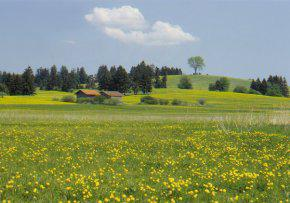
#> input picture Project_unsorted/Project/samples/image1.jpg, 290 x 203 px
$ python test.py
#> lines starting #> are read from the running program, lines starting #| are printed output that depends on the picture; after the words box and inside, x2 and y2 are one past the last pixel; in counts of white or black regions, pixels touching at a corner belong together
import cv2
import numpy as np
import sys
from matplotlib import pyplot as plt

filename = "./samples/image1.jpg"
image = cv2.imread(filename)
#> image is the input picture: shape (203, 290, 3); mean B, G, R 103.5, 146.1, 135.3
image_hsv = cv2.cvtColor(image,cv2.COLOR_BGR2LUV)
#> image_hsv: shape (203, 290, 3); mean of channels 0, 1, 2 149.3, 93.3, 157.4

cv2.imshow('img',image);
dst = image;
    #decl (input,sp,sr,out,max_level)s
    #sp - spatial window radius , sr = color window radius
cv2.pyrMeanShiftFiltering(image,30,20,dst,3)
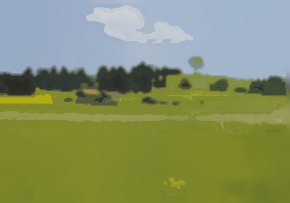
#> image: shape (203, 290, 3); mean B, G, R 102.1, 145.4, 134.5
cv2.imshow('img2',dst);
cv2.imwrite('im1.jpg',dst);

med = cv2.medianBlur(dst,5);
img_hsv = cv2.cvtColor(dst,cv2.COLOR_BGR2HSV)
#> img_hsv: shape (203, 290, 3); mean H, S, V 60.8, 114.6, 152.8
cv2.imshow('img3',img_hsv)
cv2.imwrite('im2.jpg',img_hsv);

k = cv2.waitKey(0);
#> (key Esc is pressed here)
if(k==27):
    cv2.destroyAllWindows()

color = ('b','g','r')
for i,col in enumerate(color):
    histr = cv2.calcHist([img_hsv],[i],None,[256],[0,256])
    plt.plot(histr,color = col)
    plt.xlim([0,256])
plt.show()
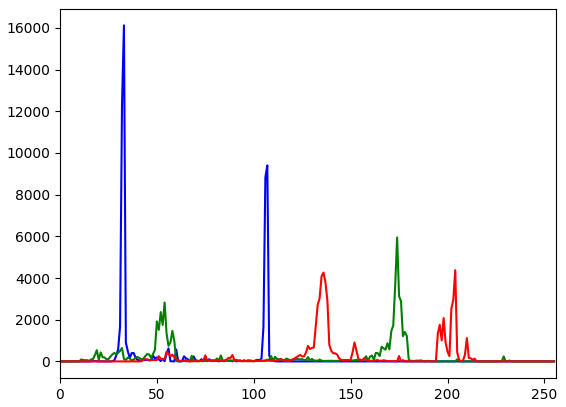
#> figure drawn by matplotlib, 1 panel; curve peaks at x = 33, y = 16117; curve peaks at x = 174, y = 5947; curve peaks at x = 204, y = 4377

# [8 lines of commented-out code are left out]

height,width,channel = dst.shape;
#> height = 203; width = 290; channel = 3
temp = [['a' for x in range(width)] for y in range(height)]
count = 0;
for i in range(0,height):
    for j in range(0,width):
        # if(img_hsv[i][j][2]>150 and (abs(int(med[i][j][0])-int(med[i][j][1]))<=30) and (abs(int(med[i][j][1])-int(med[i][j][2]))<=30)):
        #     temp[i][j]='s';
        if(img_hsv[i][j][2]>160 and (med[i][j][0]>=160 and med[i][j][0]<=255) and (med[i][j][1]>=70 and med[i][j][1]<=255) and (med[i][j][2]>=0) and(med[i][j][0]+15>=med[i][j][1] and med[i][j][0]+15>=med[i][j][2])):
            temp[i][j] = 's'
        elif(img_hsv[i][j][2]>110 and ( med[i][j][0]<=100) and ( med[i][j][1]<=255) and (med[i][j][2]>=100) and(med[i][j][2]>=med[i][j][0] and med[i][j][2]>=med[i][j][1])):
            temp[i][j]='m'
        elif(img_hsv[i][j][2]>30 and img_hsv[i][j][2]<170 and ( med[i][j][0]<=120) and ( med[i][j][1]<=120) and (med[i][j][2]<=120) and(med[i][j][1]>=med[i][j][0] and med[i][j][1]>=med[i][j][2])):
            temp[i][j]='m'
        elif(img_hsv[i][j][2]>100 and ( med[i][j][0]<=100) and ( med[i][j][1]<=255) and (med[i][j][2]<=200) and(med[i][j][1]>=med[i][j][0] and med[i][j][1]>=med[i][j][2])):
            temp[i][j]='l'
        else:
            temp[i][j] = 'o'


        # [4 lines of commented-out code are left out]

temp2 = med;
for i in range(0,height):
    for j in range(0,width):
        flag = int(med[i][j][0])>int(med[i][j][1])
        #print(temp[i][j],temp2[i][j][0],temp2[i][j][1],temp2[i][j][2],flag);
        if(temp[i][j]=='s' and channel ==3):
            temp2[i][j][0]=0;
            temp2[i][j][1]=0;
            temp2[i][j][2]=0;
        elif(temp[i][j]=='m' and channel == 3):
            temp2[i][j][0]=80
            temp2[i][j][1]=80
            temp2[i][j][2]=80
        elif(temp[i][j]=='l' and channel == 3):
            temp2[i][j][0]=200
            temp2[i][j][1]=200
            temp2[i][j][2]=200
        else:
            temp2[i][j][0]=255
            temp2[i][j][1]=255
            temp2[i][j][2]=255
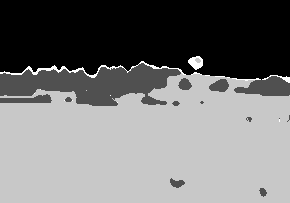
#> temp2: shape (203, 290, 3); min 0, max 255, mean 118.5


cv2.imshow('img4',temp2);
cv2.imwrite('im3.jpg',temp2);
k = cv2.waitKey(0);
#> (key Esc is pressed here)
if(k==27):
    cv2.destroyAllWindows();

$ run again, with Project_unsorted/Project/samples/image4.jpg copied over Project_unsorted/Project/samples/image1.jpg
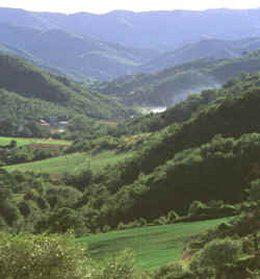
#> input picture Project_unsorted/Project/samples/image4.jpg, 260 x 279 px
#> image is the input picture: shape (279, 260, 3); mean B, G, R 111.9, 120.5, 111.7
#> image_hsv: shape (279, 260, 3); mean of channels 0, 1, 2 124.9, 93.2, 139.7
#> img_hsv: shape (279, 260, 3); mean H, S, V 63.2, 66.3, 129.9
#> `plt.show()`:
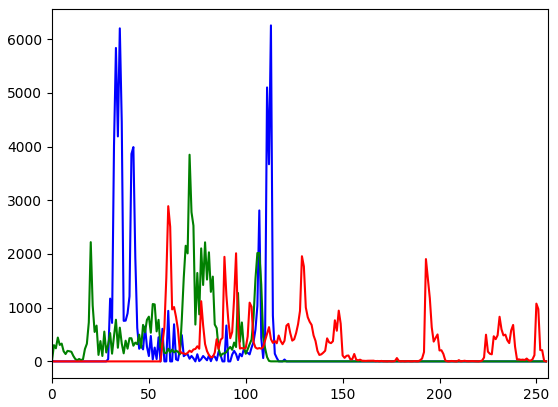
#> figure drawn by matplotlib, 1 panel; curve peaks at x = 113, y = 6256; curve peaks at x = 71, y = 3848; curve peaks at x = 60, y = 2890
#> after the loop `for i in range(0,height):`:
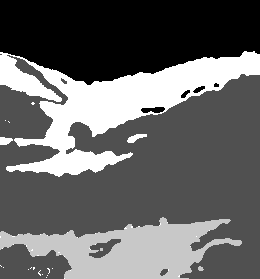
#> temp2: shape (279, 260, 3); min 0, max 255, mean 102.9
